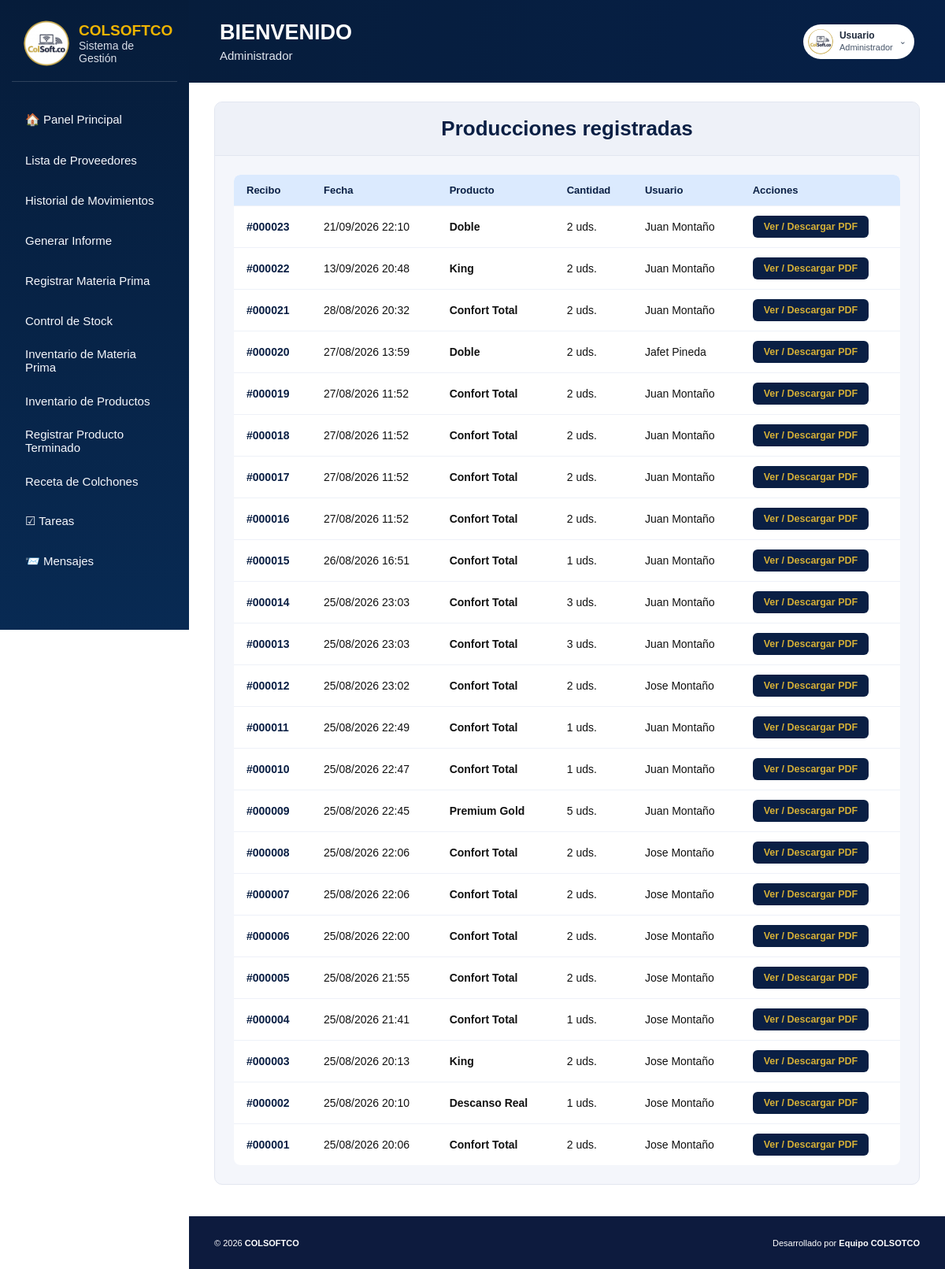
The page /view/historial_fabricacion/historial_fabricacion.php (signed in) on the database its author committed.
### tables this page shows
CREATE TABLE `historial_produccion` (
  `id` int(11) NOT NULL,
  `id_modelo` int(11) NOT NULL,
  `cantidad` int(11) NOT NULL,
  `fecha_fabricacion` datetime NOT NULL DEFAULT current_timestamp(),
  `usuario` varchar(100) NOT NULL
);

CREATE TABLE `modelos_colchon` (
  `id_modelo` int(11) NOT NULL,
  `nombre_modelo` varchar(80) NOT NULL,
  `serial` varchar(50) NOT NULL
);

### view/historial_fabricacion/historial_fabricacion.php (the view, shortened to what this page needs)
<?php
$conexion = new Conexion();
$dbConn = $conexion->getConnection();
$historial = $dbConn->query(
    "SELECT h.id, m.nombre_modelo, h.cantidad, h.fecha_fabricacion, h.usuario
     FROM historial_produccion h
     INNER JOIN modelos_colchon m ON m.id_modelo = h.id_modelo
     ORDER BY h.fecha_fabricacion DESC"
)->fetchAll(PDO::FETCH_ASSOC);
?>
<!DOCTYPE html>
<html lang="es">
<head>
    <link rel="stylesheet" href="../../public/css/global.css">
    <link rel="stylesheet" href="../../public/css/layout.css">
    <link href="historial_fabricacion.css" rel="stylesheet">
</head>
<body>
    <div class="app">
        <?php include __DIR__ . '/../partials/sidebar.php'; ?>
        <div class="main">
            <?php
            include __DIR__ . '/../partials/topbar.php';
            ?>
            <main class="content">
<div class="contenedor-historial">
        <div class="panel panel-historial">
            <div class="panel-header">Producciones registradas</div>
            <div class="panel-body">
                <?php if (count($historial) === 0): ?>
                    <p class="placeholder">
                        Aún no se ha registrado ninguna fabricación.
                    </p>
                <?php else: ?>
                    <div class="table-responsive hist-tabla-envolvedora">
                    <table class="tabla-historial hist-tabla-produccion">
                        <thead>
                            <tr>
                                <th>Recibo</th>
                                <th>Fecha</th>
                                <th>Producto</th>
                                <th>Cantidad</th>
                                <th>Usuario</th>
                                <th>Acciones</th>
                            </tr>
                        </thead>
                        <tbody>
                            <?php foreach ($historial as $registro): ?>
                                <tr>
                                    <td class="celda-id">
                                        #<?= str_pad($registro['id'], 6, '0', STR_PAD_LEFT) ?>
                                    </td>
                                    <td>
                                        <?= date('d/m/Y H:i', strtotime($registro['fecha_fabricacion'])) ?>
                                    </td>
                                    <td class="celda-producto">
                                        <?= htmlspecialchars($registro['nombre_modelo']) ?>
                                    </td>
                                    <td>
                                        <?= (int) $registro['cantidad'] ?> uds.
                                    </td>
                                    <td>
                                        <?= htmlspecialchars($registro['usuario']) ?>
                                    </td>
                                    <td>
                                        <a
                                            href="ver_recibo.php?id=<?= (int) $registro['id'] ?>"
                                            target="_blank"
                                            rel="noopener"
                                            class="btn-ver-pdf">
                                            Ver / Descargar PDF
                                        </a>
                                    </td>
                                </tr>
                            <?php endforeach; ?>
                        </tbody>
                    </table>
                    </div>
                <?php endif; ?>
            </div>
        </div>
    </div>
            </main>
            <?php include __DIR__ . '/../partials/footer.php'; ?>
        </div>
    </div>
</body>
</html>

### public/css/global.css (style rules this page uses)
*, *::before, *::after { box-sizing: border-box; margin: 0; padding: 0; }
html { font-family: Arial, sans-serif; font-size: 12px; }
body { font-family: Arial, sans-serif; font-size: 12px; color: #152846; background: #f7f9fc; min-height: 100vh; }
:root { --navy: #0A1F44; --navy-dark: #061d3c; --navy-2: #092b55; --gold: #D4AF37; --gold-hover: #b8941f; --gold-soft: rgba(212, 175, 55, 0.14); --bg: #f7f9fc; --surface: #ffffff; --surface-2: #eef2f7; --text: #152846; --muted: #64748b; --border: #e5eaf0; --success: #16a34a; --danger: #dc2626; --warning: #f59e0b; --info: #3b82f6; --shadow: 0 4px 14px rgba(10, 31, 68, 0.10); --header-height: 70px; }
body, .app, .sidebar, .topbar, footer, .card, input, select, textarea, button { transition: background-color 0.25s ease, color 0.25s ease, border-color 0.25s ease; }

### public/css/layout.css (style rules this page uses)
:root { --navy: #061d3c; --navy-2: #092b55; --gold: #D4AF37; --gold-hover: #b8941f; --gold-soft: rgba(212, 175, 55, 0.14); --bg: #f7f9fc; --surface: #ffffff; --surface-2: #eef2f7; --text: #152846; --muted: #64748b; --border: #e5eaf0; --success: #16a34a; --danger: #dc2626; --warning: #f59e0b; --info: #3b82f6; --shadow: 0 4px 14px rgba(10, 31, 68, 0.10); }
*, *::before, *::after { box-sizing: border-box; }
html { scroll-behavior: smooth; }
body { margin: 0; min-height: 100vh; font-family: "Segoe UI", Arial, sans-serif; color: var(--text); background: var(--bg); overflow-x: hidden; }
.app { min-height: 100vh; display: flex; }
.main { margin-left: 276px; }
.main { flex: 1; display: flex; flex-direction: column; min-width: 0; }
@media (max-width: 1200px) { .main { margin-left: 240px; } }
body:has(> .app) { display: block; }
.app { display: flex; flex-direction: row; align-items: stretch; width: 100%; min-height: 100vh; }
.app > .main { flex: 1 1 auto; min-width: 0; display: flex; flex-direction: column; }
.app > .main > .content { flex: 1 1 auto; min-width: 0; }

### view/historial_fabricacion/historial_fabricacion.css (style rules this page uses)
* { box-sizing: border-box; margin: 0; padding: 0; font-family: Arial, Helvetica, sans-serif; }
body { background: #ffffff; min-height: 100vh; display: flex; flex-direction: column; color: #111; }
.contenedor-historial { flex: 1; padding: 24px 32px 40px; }
.panel { background: #f4f6fb; border-radius: 10px; border: 1px solid #e2e6f0; overflow: hidden; }
.panel-header { background: #eef1f8; border-bottom: 1px solid #e2e6f0; padding: 18px 24px; font-size: 26px; font-weight: 900; text-align: center; color: #0A1F44; }
.panel-body { padding: 24px; }
.table-responsive, .hist-tabla-envolvedora { width: 100%; overflow-x: auto; -webkit-overflow-scrolling: touch; border-radius: 8px; }
.hist-tabla-produccion, .tabla-historial { width: 100%; min-width: 640px; border-collapse: collapse; background: white; border-radius: 8px; overflow: hidden; }
.hist-tabla-produccion th, .tabla-historial th { background: #dbeafe; color: #0A1F44; font-size: 13px; text-align: left; padding: 12px 16px; white-space: nowrap; }
.hist-tabla-produccion td, .tabla-historial td { padding: 12px 16px; border-top: 1px solid #eef1f8; font-size: 14px; }
.hist-celda-recibo, .celda-id { font-weight: bold; color: #0A1F44; }
.hist-celda-producto, .celda-producto { font-weight: bold; }
.btn-ver-pdf { display: inline-block; background: #0A1F44; color: #D4AF37; text-decoration: none; padding: 7px 14px; border-radius: 6px; font-size: 12.5px; font-weight: 700; white-space: nowrap; transition: 0.3s; }

### rows shown on the page
historial_produccion: id "000023", fecha_fabricacion "21/09/2026 22:10", id_modelo.nombre_modelo "Doble", cantidad "2", usuario "Juan Montaño"
historial_produccion: id "000022", fecha_fabricacion "13/09/2026 20:48", id_modelo.nombre_modelo "King", cantidad "2", usuario "Juan Montaño"
historial_produccion: id "000021", fecha_fabricacion "28/08/2026 20:32", id_modelo.nombre_modelo "Confort Total", cantidad "2", usuario "Juan Montaño"
historial_produccion: id "000020", fecha_fabricacion "27/08/2026 13:59", id_modelo.nombre_modelo "Doble", cantidad "2", usuario "Jafet Pineda"
historial_produccion: id "000019", fecha_fabricacion "27/08/2026 11:52", id_modelo.nombre_modelo "Confort Total", cantidad "2", usuario "Juan Montaño"
historial_produccion: id "000018", fecha_fabricacion "27/08/2026 11:52", id_modelo.nombre_modelo "Confort Total", cantidad "2", usuario "Juan Montaño"
historial_produccion: id "000017", fecha_fabricacion "27/08/2026 11:52", id_modelo.nombre_modelo "Confort Total", cantidad "2", usuario "Juan Montaño"
historial_produccion: id "000016", fecha_fabricacion "27/08/2026 11:52", id_modelo.nombre_modelo "Confort Total", cantidad "2", usuario "Juan Montaño"
historial_produccion: id "000015", fecha_fabricacion "26/08/2026 16:51", id_modelo.nombre_modelo "Confort Total", cantidad "1", usuario "Juan Montaño"
historial_produccion: id "000014", fecha_fabricacion "25/08/2026 23:03", id_modelo.nombre_modelo "Confort Total", cantidad "3", usuario "Juan Montaño"
historial_produccion: id "000013", fecha_fabricacion "25/08/2026 23:03", id_modelo.nombre_modelo "Confort Total", cantidad "3", usuario "Juan Montaño"
historial_produccion: id "000012", fecha_fabricacion "25/08/2026 23:02", id_modelo.nombre_modelo "Confort Total", cantidad "2", usuario "Jose Montaño"
historial_produccion: id "000011", fecha_fabricacion "25/08/2026 22:49", id_modelo.nombre_modelo "Confort Total", cantidad "1", usuario "Juan Montaño"
historial_produccion: id "000010", fecha_fabricacion "25/08/2026 22:47", id_modelo.nombre_modelo "Confort Total", cantidad "1", usuario "Juan Montaño"
historial_produccion: id "000009", fecha_fabricacion "25/08/2026 22:45", id_modelo.nombre_modelo "Premium Gold", cantidad "5", usuario "Juan Montaño"
historial_produccion: id "000008", fecha_fabricacion "25/08/2026 22:06", id_modelo.nombre_modelo "Confort Total", cantidad "2", usuario "Jose Montaño"
historial_produccion: id "000007", fecha_fabricacion "25/08/2026 22:06", id_modelo.nombre_modelo "Confort Total", cantidad "2", usuario "Jose Montaño"
historial_produccion: id "000006", fecha_fabricacion "25/08/2026 22:00", id_modelo.nombre_modelo "Confort Total", cantidad "2", usuario "Jose Montaño"
historial_produccion: id "000005", fecha_fabricacion "25/08/2026 21:55", id_modelo.nombre_modelo "Confort Total", cantidad "2", usuario "Jose Montaño"
historial_produccion: id "000004", fecha_fabricacion "25/08/2026 21:41", id_modelo.nombre_modelo "Confort Total", cantidad "1", usuario "Jose Montaño"
historial_produccion: id "000003", fecha_fabricacion "25/08/2026 20:13", id_modelo.nombre_modelo "King", cantidad "2", usuario "Jose Montaño"
historial_produccion: id "000002", fecha_fabricacion "25/08/2026 20:10", id_modelo.nombre_modelo "Descanso Real", cantidad "1", usuario "Jose Montaño"
historial_produccion: id "000001", fecha_fabricacion "25/08/2026 20:06", id_modelo.nombre_modelo "Confort Total", cantidad "2", usuario "Jose Montaño"

### other values the page prints
$rolActual "Administrador"
